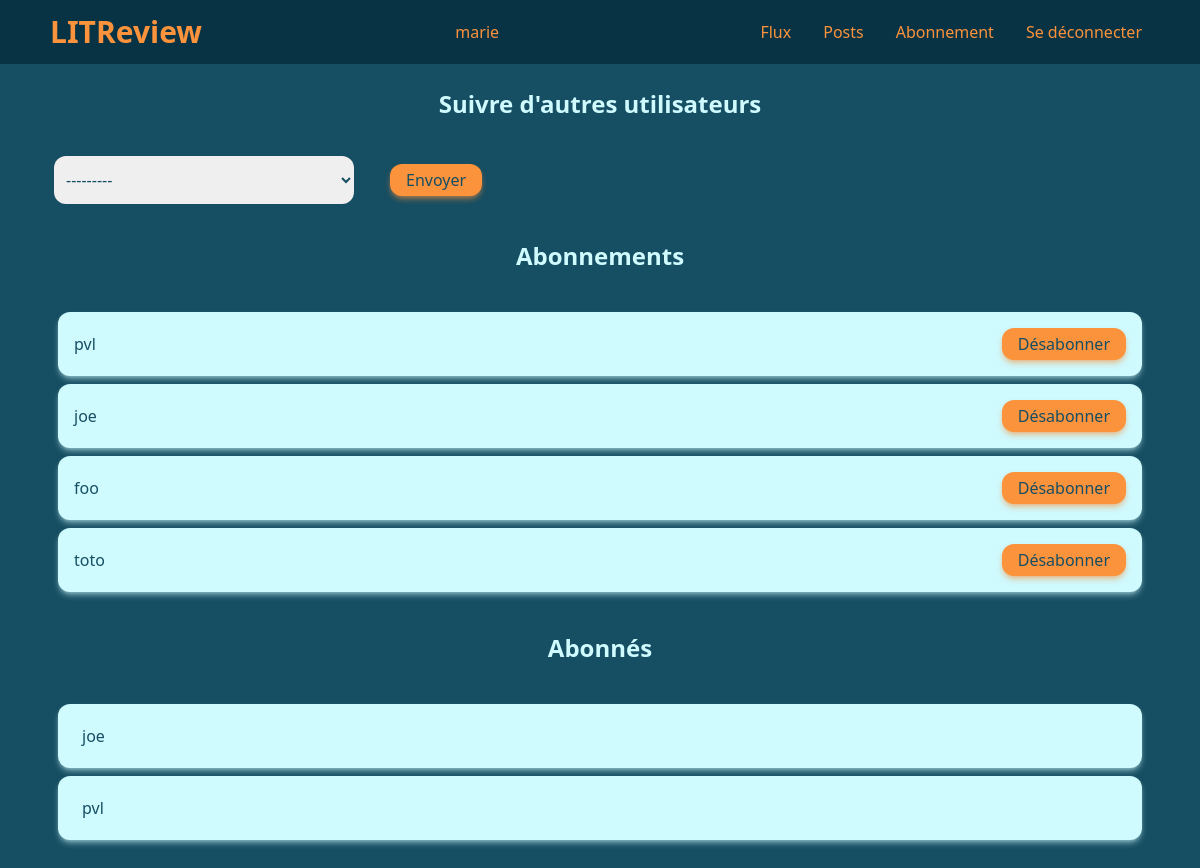
Page /review/follows/ (signed in) on the earlier database version.
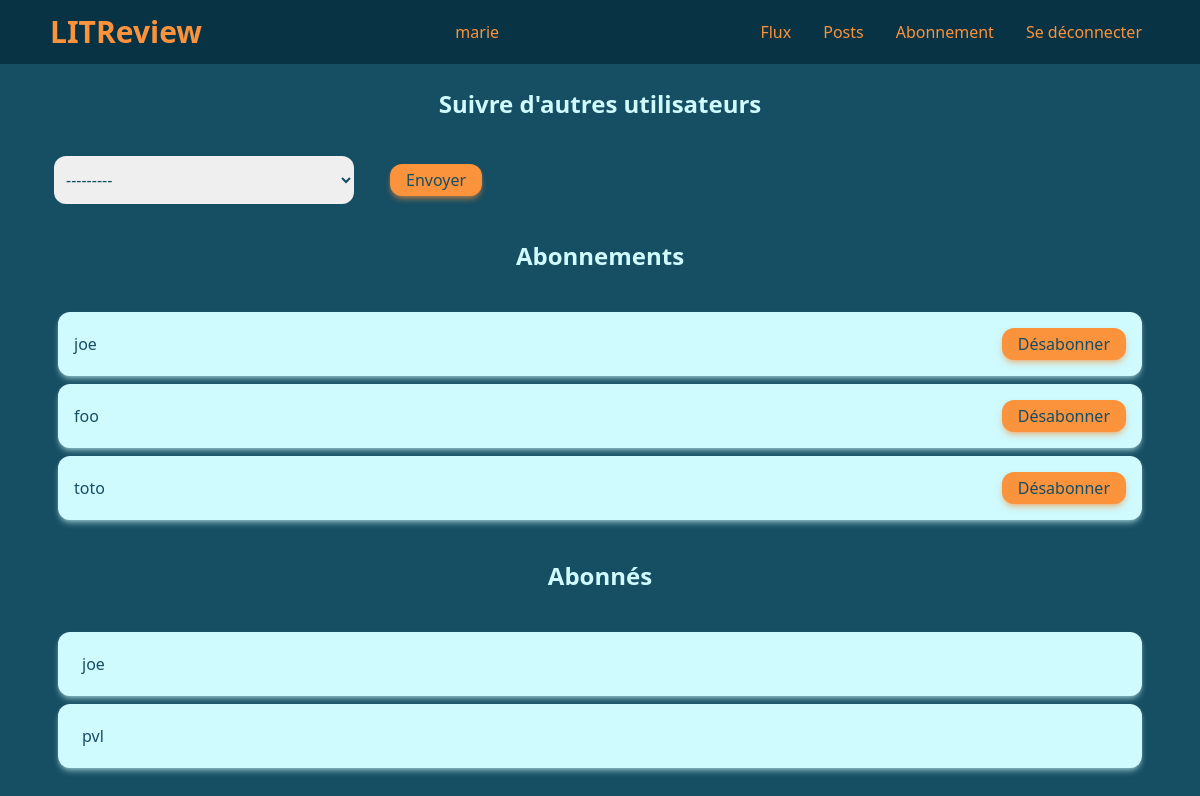
Same page on the later database version.
### review/models.py (models this page shows)
class UserFollows(models.Model):
    user = models.ForeignKey(to=settings.AUTH_USER_MODEL, on_delete=models.CASCADE, related_name='follower')
    followed_user = models.ForeignKey(to=settings.AUTH_USER_MODEL, on_delete=models.CASCADE, related_name='follow_user')
    class Meta:
        unique_together = ('user', 'followed_user', )
    @classmethod
    def get_followers(cls, user_pk):
        return cls.objects.all().filter(followed_user=user_pk)
    @classmethod
    def get_users_followed(cls, user_pk):
        return cls.objects.all().filter(user=user_pk)

### authentication/models.py (models this page shows, shortened)
class User(AbstractBaseUser, PermissionsMixin):
    username = models.CharField(max_length=20, unique=True)
    is_active = models.BooleanField(default=True)
    is_superuser = models.BooleanField(default=False)
    is_staff = models.BooleanField(default=False)
    date_joined = models.DateTimeField(default=timezone.now)
    last_login = models.DateTimeField(blank=True, null=True)
    objects = CustomUserManager()
    USERNAME_FIELD = 'username'
    REQUIRED_FIELDS = []

### review/views.py (the view, shortened to what this page needs)
# urls.py: path('follows/', views.FollowView.as_view(), name='follows'),
class FollowView(LoginRequiredMixin, View):
    template = 'review/follows.html'
    form_class = forms.FollowForm
    def get(self, request):
        form = self.form_class()
        return render(request, self.template, context=self._get_follow_context(request, form))
    def _get_follow_context(self, request, form):
        return {
            'form': form,
            'followers': models.UserFollows.get_followers(request.user),
            'followed': models.UserFollows.get_users_followed(request.user)
        }

### review/forms.py
class FollowForm(forms.ModelForm):
    class Meta:
        model = models.UserFollows
        fields = ['followed_user',]

### review/templates/review/follows.html (shortened to what this page needs)
{% extends 'base.html' %}
{% block content %}
    <div class="w-full">
        <h2 class="flex items-center justify-center h-24">Suivre d'autres utilisateurs</h2>
        <form method="post" class="label-none flex items-center">
            {{ form }}
            <button type="submit" class="btn px-4 py-1 ml-8">Envoyer</button>
        </form>
        <h2 class="flex items-center justify-center h-24">Abonnements</h2>
        <ul class="flex flex-col justify-around items-center gap-2 p-2">
            {% for follow in followed %}
                <li class="card-light flex justify-between items-center w-full p-4 h-16">
                    <p>{{ follow.followed_user }}</p>
                    <a href="{% url 'unfollow' id=follow.followed_user.pk %}" class="btn px-4 py-1">Désabonner</a>
                </li>
            {% endfor %}
        </ul>
        <h2 class="flex items-center justify-center h-24">Abonnés</h2>
        <ul class="flex flex-col justify-around items-center gap-2 p-2">
            {% for follower in followers %}
                <li class="card-light flex justify-between items-center w-full p-4 h-16">
                    <p class="p-2">{{ follower.user }}</p>
                </li>
            {% endfor %}
        </ul>
    </div>
{% endblock %}

Differences in the rows shown:
removed UserFollows: followed_user "pvl", shown under "Abonnements"
